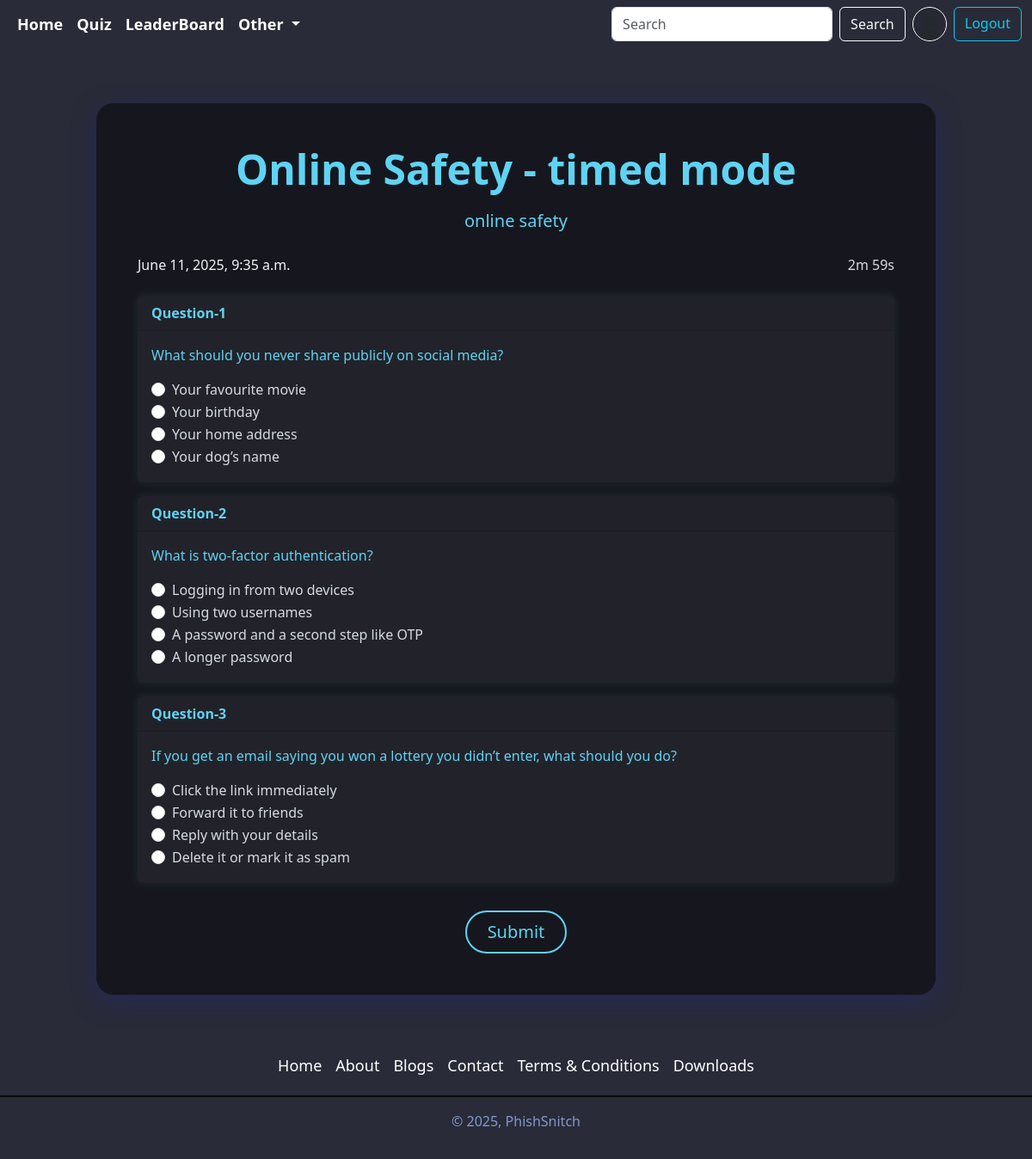
Page /quiz/3 (signed in) on the earlier database version.
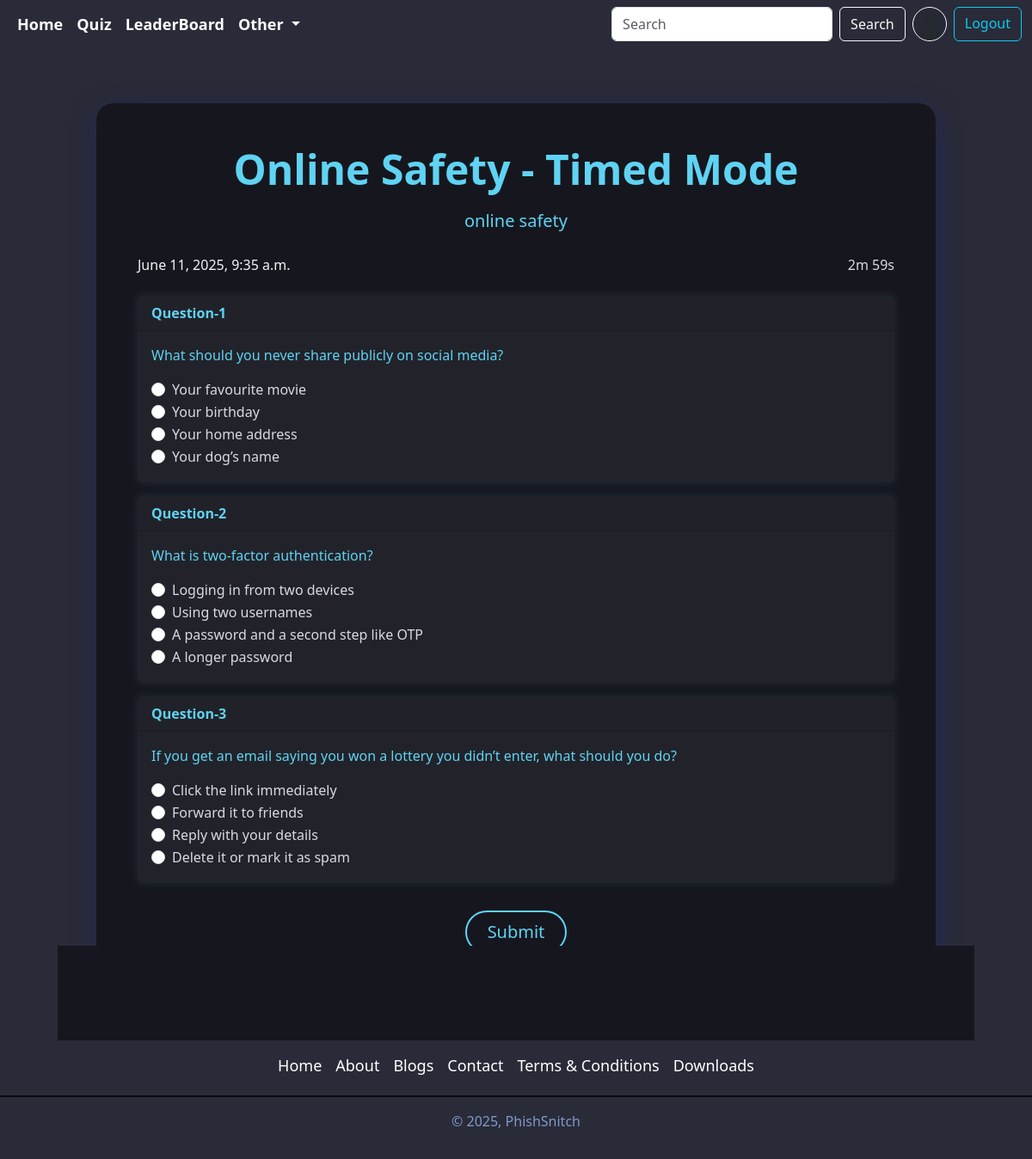
Same page on the later database version.
### quiz/models.py (models this page shows, shortened)
class Quiz(models.Model):
    MODE_CHOICES = [
        ('PRACTICE', 'Practice (MCQ)'),
        ('TIMED', 'Timed (MCQ)'),
        ('TF', 'True/False'),
    ]
    title = models.CharField(max_length=255)
    description = models.TextField()
    category = models.ForeignKey(Category, on_delete=models.CASCADE)
    quiz_file = models.FileField(upload_to='quiz/')
    created_at = models.DateTimeField(auto_now_add=True)
    mode = models.CharField(max_length=10, choices=MODE_CHOICES, default='PRACTICE')
    uploaded_at = models.DateTimeField(auto_now=True)
    class Meta:
        verbose_name_plural = 'Quizzes'

class Question(models.Model):
    quiz = models.ForeignKey(Quiz, on_delete=models.CASCADE)
    text = models.TextField()

class Choice(models.Model):
    question = models.ForeignKey(Question, on_delete=models.CASCADE)
    text = models.CharField(max_length=255)
    is_correct = models.BooleanField(default=False)

class Category(models.Model):
    name = models.CharField(max_length=200)
    image = models.ImageField(upload_to='category_images',null=True,blank=True,default='bg3.png')
    class Meta:
        verbose_name_plural = 'Categories'
    def __str__(self):
        return self.name

### quiz/views.py (the view)
# urls.py: path('<int:quiz_id>',views.quiz_view,name='quiz'),
@login_required
def quiz_view(request,quiz_id):
    quiz=get_object_or_404(Quiz,pk=quiz_id)
    if  request.method == "POST":
        score=int(request.POST.get('score',0))
        submission=QuizSubmission(user=request.user,quiz=quiz,score=score)
        submission.save()
        return redirect('quiz_result',submission_id=submission.id)
    return render(request,'quiz.html',{'quiz':quiz})

### templates/quiz.html (shortened to what this page needs)
{% extends 'index.html' %} {% block title %}{{ quiz.title }} - PHISHSNITCH{%endblock title %} {% load static %} {% block content %}
<div class="container col-lg-10 mt-5 pt-4">
  <div class="glass-quiz">
    <h1 class="display-5 text-center fw-bold mb-3">
      {{ quiz.category }} - {{ quiz.title }}
    </h1>
    <p class="fs-5 text-center mb-4">{{ quiz.description }}</p>
    <div class="d-flex justify-content-between mb-4">
      <span class="fs-6">{{ quiz.created_at }}</span>
      <span class="fs-6" id="timer">10:00</span>
    </div>
    <div class="questions">
      {% for question in quiz.question_set.all %}
      <div class="card mb-3 question">
        <div class="card-header fw-bold">Question-{{ forloop.counter }}</div>
        <div class="card-body">
          <p class="card-text">{{ question.text }}</p>
          {% if quiz.mode == "TF" %}
          {% for option in question.choice_set.all %}
          <div class="form-check">
            <label class="form-check-label" for="{{ option.id }}">
              <input
                class="form-check-input"
                type="radio"
                name="{{ option.question.id }}"
                id="{{ option.id }}"
                value="{{ option.text }}"
              />
              {{ option.text }}
            </label>
          </div>
          {% endfor %} {% else %} {% for option in question.choice_set.all %}
          <div class="form-check">
            <label class="form-check-label" for="{{ option.id }}">
              <input
                class="form-check-input"
                type="radio"
                name="{{ option.question.id }}"
                id="{{ option.id }}"
                value="{{ option.text }}"
              />
              {{ option.text }}
            </label>
          </div>
          {% endfor %} {% endif %}
        </div>
      </div>
      {% endfor %}
    </div>
    <form action="" method="post" id="quiz-form">
      <div class="text-center">
        <button
          type="submit"
          class="btn btn-lg px-4 rounded-pill mt-3"
          id="submit-button"
        >
          Submit
        </button>
      </div>
    </form>
  </div>
</div>
{% endblock content %}

Differences in the rows shown:
changed Quiz "online safety": title "timed mode" → "Timed Mode"
